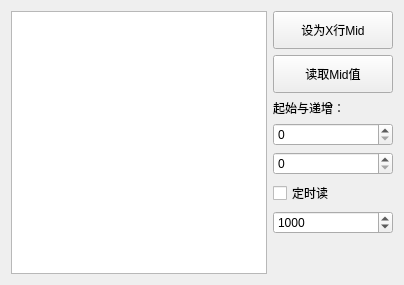
       <widget class="QWidget" name="tab_3">
        <attribute name="title">
         <string>读共享内存</string>
        </attribute>
        <layout class="QHBoxLayout" name="horizontalLayout_29">
         <item>
          <widget class="QTableWidget" name="shmGetTb"/>
         </item>
         <item>
          <layout class="QVBoxLayout" name="verticalLayout_11">
           <item>
            <widget class="QPushButton" name="shmGetInsertBn">
             <property name="minimumSize">
              <size>
               <width>0</width>
               <height>38</height>
              </size>
             </property>
             <property name="text">
              <string>设为X行Mid</string>
             </property>
            </widget>
           </item>
           <item>
            <widget class="QPushButton" name="shmGetBn">
             <property name="minimumSize">
              <size>
               <width>120</width>
               <height>38</height>
              </size>
             </property>
             <property name="text">
              <string>读取Mid值</string>
             </property>
            </widget>
           </item>
           <item>
            <widget class="QLabel" name="label_10">
             <property name="text">
              <string>起始与递增：</string>
             </property>
            </widget>
           </item>
           <item>
            <widget class="QSpinBox" name="timerShmGetChangEd1">
             <property name="maximum">
              <number>67108863</number>
             </property>
            </widget>
           </item>
           <item>
            <widget class="QSpinBox" name="timerShmGetChangEd2">
             <property name="maximum">
              <number>999999</number>
             </property>
            </widget>
           </item>
           <item>
            <widget class="QCheckBox" name="timerShmGetCb">
             <property name="text">
              <string>定时读</string>
             </property>
            </widget>
           </item>
           <item>
            <widget class="QSpinBox" name="timerShmGetEd">
             <property name="minimum">
              <number>10</number>
             </property>
             <property name="maximum">
              <number>999999</number>
             </property>
             <property name="singleStep">
              <number>10</number>
             </property>
             <property name="value">
              <number>1000</number>
             </property>
            </widget>
           </item>
           <item>
            <spacer name="verticalSpacer_7">
             <property name="orientation">
              <enum>Qt::Vertical</enum>
             </property>
             <property name="sizeHint" stdset="0">
              <size>
               <width>20</width>
               <height>40</height>
              </size>
             </property>
            </spacer>
           </item>
          </layout>
         </item>
        </layout>
       </widget>
